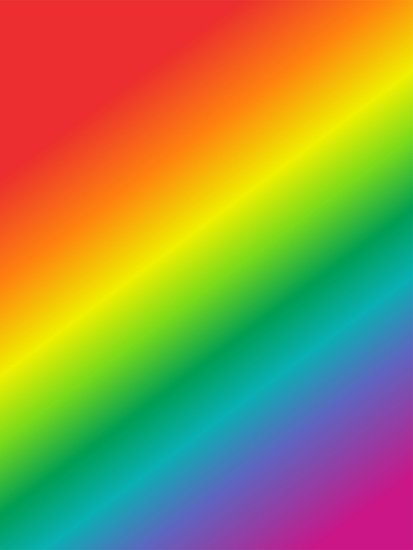
#> input picture DATA/rainbow.jpg, 413 x 550 px
$ python class9_histogram2.py
#> lines starting #> are read from the running program, lines starting #| are printed output that depends on the picture
import cv2
import numpy as np
import matplotlib.pyplot as plt


rainbow = cv2.imread('../DATA/rainbow.jpg')
#> rainbow is the input picture: shape (550, 413, 3); mean B, G, R 72.8, 142.3, 152.3
show_rainbow = cv2.cvtColor(rainbow,cv2.COLOR_BGR2RGB)

img =rainbow

mask = np.zeros(img.shape[:2],np.int8)
mask[300:400,100:400] = 255

maked_img = cv2.bitwise_and(img,img,mask=mask)
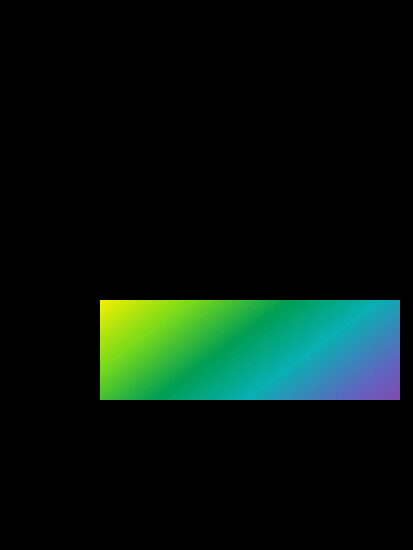
#> maked_img: shape (550, 413, 3); mean B, G, R 14.7, 22.5, 6.8
show_masked_img = cv2.bitwise_and(show_rainbow,show_rainbow,mask=mask)

#> (the run stopped early here; a loop or call above may not have finished)
